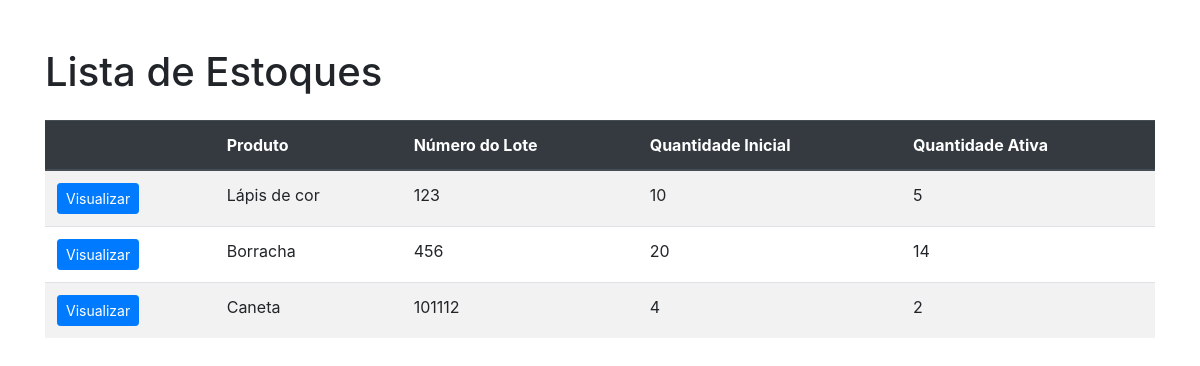
The app's page /estoques/ with its own data.
### stockflow/models/Estoque.py (models this page shows)
class Estoque(models.Model):
    produto_id   = models.ForeignKey(Produto, on_delete=models.CASCADE)
    nro_lote     = models.CharField(max_length=100)
    qtde_inicial = models.IntegerField()
    qtde_ativa   = models.IntegerField()

### stockflow/models/Produto.py (models this page shows, shortened)
class Produto(models.Model):
    nome = models.CharField(max_length=250)

### stockflow/views.py (the view)
# urls.py: path('estoques/', EstoqueListView.as_view(), name='estoque-list'),
class EstoqueListView(ListView):
    model = Estoque
    template_name = 'estoque_list.html'
    context_object_name = 'estoques'

### stockflow/templates/estoque_list.html (shortened to what this page needs)
<!DOCTYPE html>
<html lang="en">
<head>
    <link rel="stylesheet" href="https://cdn.jsdelivr.net/npm/bootstrap@4.3.1/dist/css/bootstrap.min.css">
</head>
<body>
    <div class="container mt-5">
        <h1 class="mb-4">Lista de Estoques</h1>
        <table class="table table-striped">
            <thead class="thead-dark">
                <tr>
                    <th></th>
                    <th>Produto</th>
                    <th>Número do Lote</th>
                    <th>Quantidade Inicial</th>
                    <th>Quantidade Ativa</th>
                </tr>
            </thead>
            <tbody>
                {% for estoque in estoques %}
                <tr>
                    <td>
                        <a href="{% url 'estoque_detail' estoque.id %}" class="btn btn-primary btn-sm">Visualizar</a>
                    </td>
                    <td>{{ estoque.produto_id.nome }}</td>
                    <td>{{ estoque.nro_lote }}</td>
                    <td>{{ estoque.qtde_inicial }}</td>
                    <td>{{ estoque.qtde_ativa }}</td>
                </tr>
                {% endfor %}
            </tbody>
        </table>
    </div>
</body>
</html>

### records on screen
Estoque: produto_id.nome "Lápis de cor", nro_lote "123", qtde_inicial "10", qtde_ativa "5"
Estoque: produto_id.nome "Borracha", nro_lote "456", qtde_inicial "20", qtde_ativa "14"
Estoque: produto_id.nome "Caneta", nro_lote "101112", qtde_inicial "4", qtde_ativa "2"
